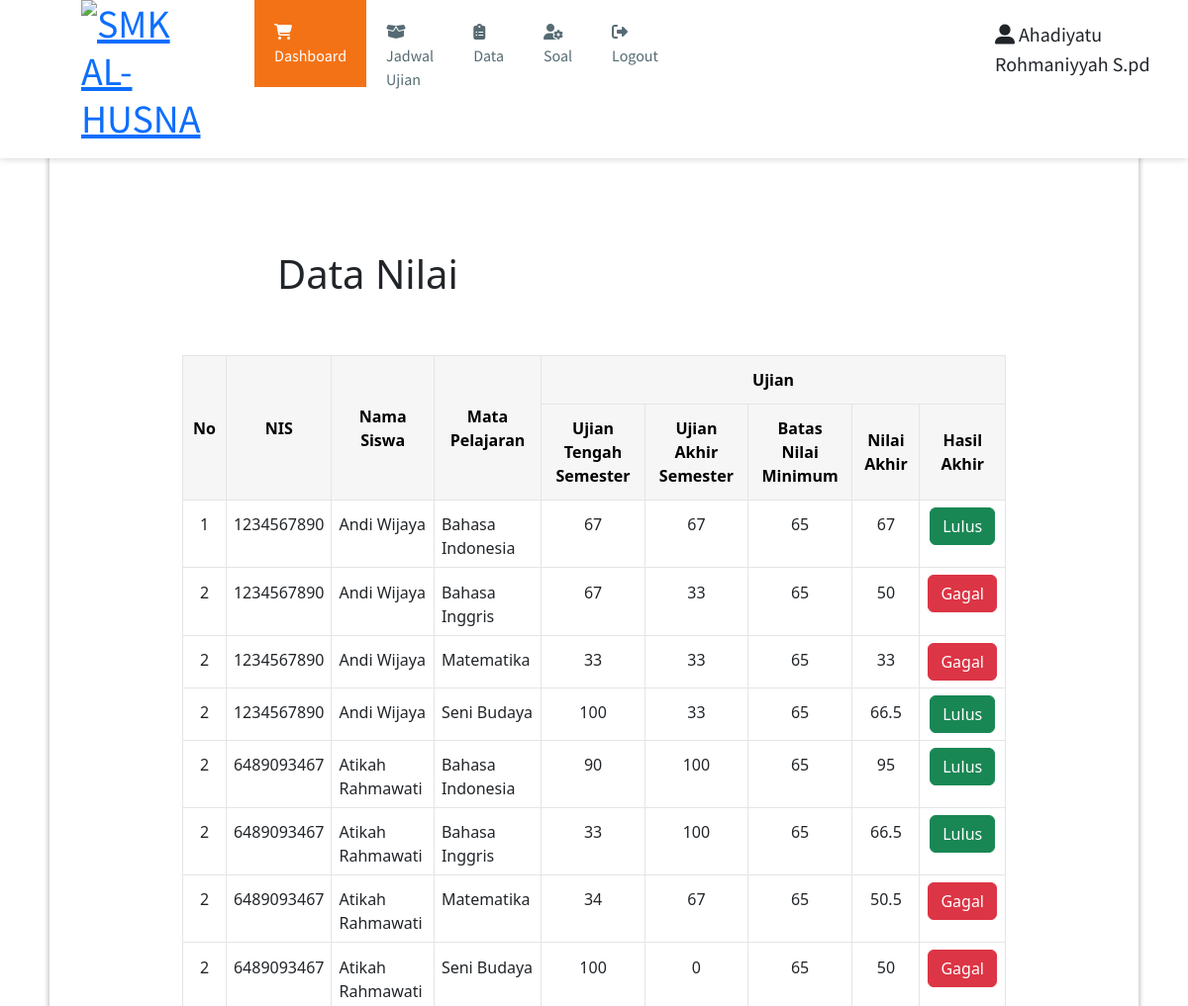
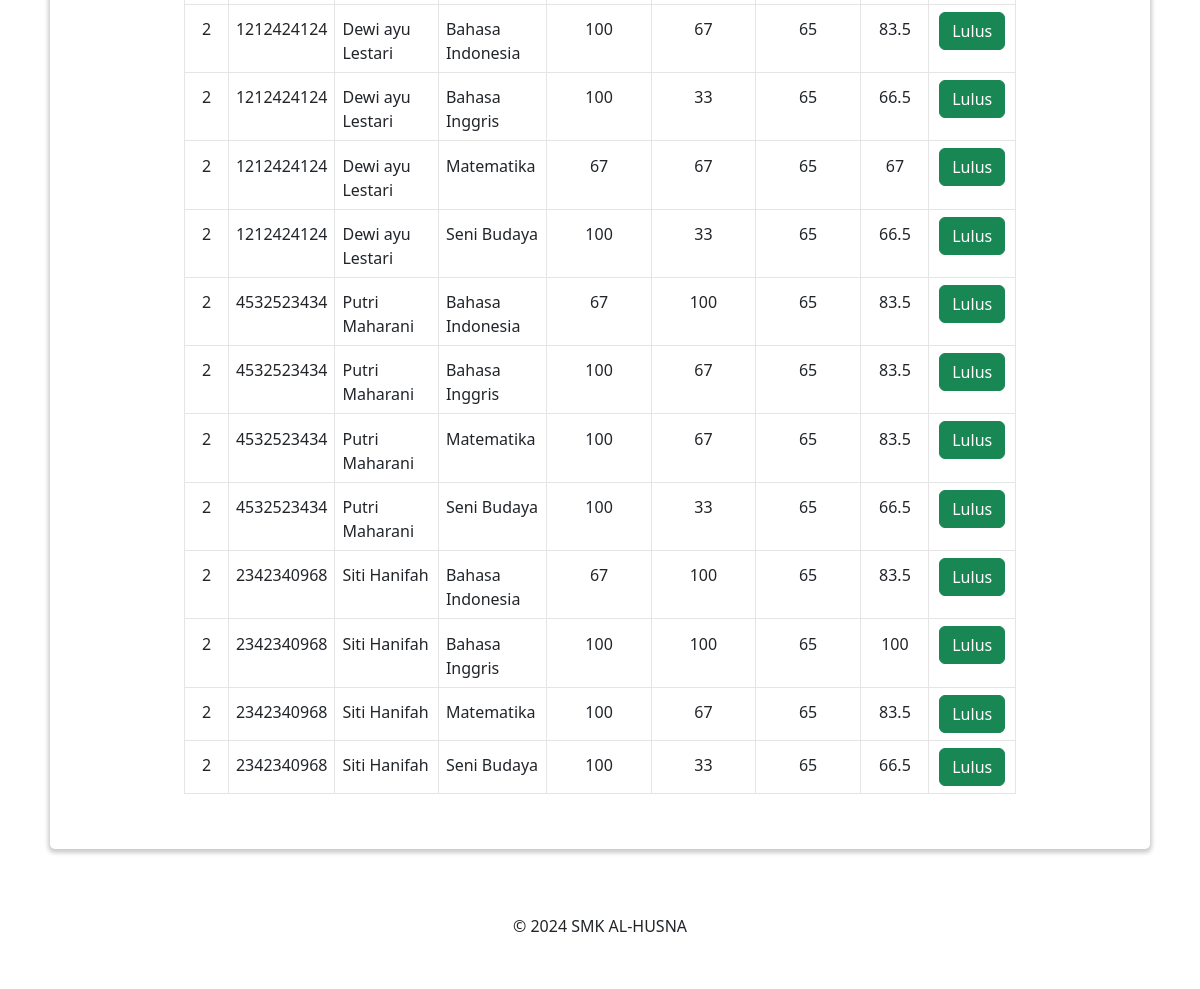
Page /dataNilai1.php (signed in) on the committed database (2 pictures, top to bottom).
### tables this page shows
CREATE TABLE `siswa` (
  `nis` varchar(10) NOT NULL,
  `siswa` varchar(30) NOT NULL,
  `tanggal_lahir` date NOT NULL,
  `alamat` varchar(30) NOT NULL,
  `kontak` varchar(13) NOT NULL,
  `id_kelas` varchar(10) NOT NULL,
  `id_user` varchar(10) NOT NULL
);

CREATE TABLE `mapel` (
  `id_mapel` varchar(20) NOT NULL,
  `mapel` varchar(30) NOT NULL,
  `id_guru` varchar(20) NOT NULL
);

CREATE TABLE `nilai` (
  `id_nilai` varchar(5) NOT NULL,
  `id_siswa` varchar(10) NOT NULL,
  `id_ujian` varchar(10) NOT NULL,
  `total_soal` int(11) NOT NULL,
  `jawaban_benar` int(11) NOT NULL,
  `nilai` int(11) NOT NULL
);

### dataNilai1.php (the view, shortened to what this page needs)
<?php include "header.php"; ?>
<main>
	<div>
		<?php include "headerdata.php"; ?>
		<div>
			<h1 style="margin-left: 200px; margin-top: 100px;">Data Nilai</h1>
		</div>
	</div>
	<div class="content-produk">
		<div style="height: 50px;"></div>
		<table class="table-produk">
			<tr>
				<th class="text-center align-middle" rowspan="2">No</th>
				<th class="text-center align-middle" rowspan="2">NIS</th>
				<th class="text-center align-middle" rowspan="2">Nama Siswa</th>
				<th class="text-center align-middle" rowspan="2">Mata Pelajaran</th>
				<th class="text-center align-middle" colspan="5">Ujian</th>
			</tr>
			<tr>
				<th class="text-center align-middle">Ujian Tengah Semester</th>
				<th class="text-center align-middle">Ujian Akhir Semester</th>
				<th class="text-center align-middle">Batas Nilai Minimum</th>
				<th class="text-center align-middle">Nilai Akhir</th>
				<th class="text-center align-middle">Hasil Akhir</th>
			</tr>
			<?php
			$ambildata = mysqli_query($mysqli, "SELECT * FROM siswa, nilai, ujian, mapel where nilai.id_siswa=siswa.nis and nilai.id_ujian=ujian.id_ujian and ujian.id_mapel=mapel.id_mapel group by siswa, mapel order by siswa asc;");
			$i = 1;
			while ($data = mysqli_fetch_array($ambildata)) {
			?>
				<tr>
					<td style="text-align: center;"><?= $i; ?></td>
					<td><?= $data["nis"]; ?></td>
					<td><?= $data["siswa"]; ?></td>
					<td><?= $data["mapel"]; ?></td>
					<?php
					$siswa = $data['nis'];
					$mapel = $data['id_mapel'];
					$ambilnilai = mysqli_query($mysqli, "SELECT * FROM nilai, ujian where nilai.id_ujian=ujian.id_ujian and nilai.id_siswa='$siswa' and ujian.id_mapel='$mapel';");
					$i = 1;
					$nilaiawal = 0;
					while ($nilai = mysqli_fetch_array($ambilnilai)) {
						$nilaiawal += $nilai['nilai'];
					?>
						<td class="text-center"><?= $nilai['nilai']; ?></td>
					<?php
					}
					$nilaiakhir = $nilaiawal / 2;
					?>
					<td class="text-center">65</td>
					<td class="text-center"><?= $nilaiakhir; ?></td>
					<?php
					if ($nilaiakhir < 65) {
					?>
						<td class="text-center"><i class="btn btn-danger">Gagal</i></td>
					<?php
					} else {
					?>
						<td class="text-center"><i class="btn btn-success">Lulus</i></td>
					<?php
					}
					?>
				</tr>
			<?php
				$i++;
			}
			?>
		</table>
	</div>
</main>
<?php include "footer.php"; ?>

### assets/styles/style.css (style rules this page uses)
body { font-family: 'Lato', sans-serif; color: #585858; background: #E7EFF2; }
main { background: white; box-shadow: 0 2px 4px 2px rgba(0, 0, 0, 0.2); border-radius: 5px; padding: 30px; margin: 85px 50px 30px; }
.table-produk, .table-laporan { margin: auto; margin-bottom: 25px; width: 100%; }
.table-produk td, .table-laporan td { border: 1.5px solid #E5E5E5; padding: 7px; }
.table-produk th, .table-laporan th { color: #000; background-color: #F6F6F6; border: 1.5px solid #E5E5E5; padding: 12px 10px; font-weight: 600; text-decoration: none; }
.content-produk, .content-laporan { width: 80%; margin: auto; }

### rows in the picture
siswa: i "1", nis "1234567890", siswa "Andi Wijaya", mapel.mapel "Bahasa Indonesia", nilaiakhir "67", shows "Lulus", i "2", mapel.mapel "Bahasa Inggris", nilaiakhir "50", mapel.mapel "Matematika", nilaiakhir "33", mapel.mapel "Seni Budaya", nilaiakhir "66.5"
nilai: nilai "67"
nilai: nilai "67"
nilai: nilai "67"
nilai: nilai "33"
nilai: nilai "33"
nilai: nilai "33"
nilai: nilai "100"
nilai: nilai "33"
siswa: i "2", nis "6489093467", siswa "Atikah Rahmawati", mapel.mapel "Bahasa Indonesia", nilaiakhir "95", shows "Lulus", mapel.mapel "Bahasa Inggris", nilaiakhir "66.5", mapel.mapel "Matematika", nilaiakhir "50.5", mapel.mapel "Seni Budaya", nilaiakhir "50"
nilai: nilai "90"
nilai: nilai "100"
nilai: nilai "33"
nilai: nilai "100"
nilai: nilai "34"
nilai: nilai "67"
nilai: nilai "100"
nilai: nilai "0"
siswa: i "2", nis "1212424124", siswa "Dewi ayu Lestari", mapel.mapel "Bahasa Indonesia", nilaiakhir "83.5", shows "Lulus", mapel.mapel "Bahasa Inggris", nilaiakhir "66.5", mapel.mapel "Matematika", nilaiakhir "67", mapel.mapel "Seni Budaya"
nilai: nilai "100"
nilai: nilai "67"
nilai: nilai "100"
nilai: nilai "33"
nilai: nilai "67"
nilai: nilai "67"
nilai: nilai "100"
nilai: nilai "33"
siswa: i "2", nis "4532523434", siswa "Putri Maharani", mapel.mapel "Bahasa Indonesia", nilaiakhir "83.5", shows "Lulus", mapel.mapel "Bahasa Inggris", mapel.mapel "Matematika", mapel.mapel "Seni Budaya", nilaiakhir "66.5"
nilai: nilai "67"
nilai: nilai "100"
nilai: nilai "100"
nilai: nilai "67"
nilai: nilai "100"
nilai: nilai "67"
nilai: nilai "100"
nilai: nilai "33"
siswa: i "2", nis "2342340968", siswa "Siti Hanifah", mapel.mapel "Bahasa Indonesia", nilaiakhir "83.5", shows "Lulus", mapel.mapel "Bahasa Inggris", nilaiakhir "100", mapel.mapel "Matematika", mapel.mapel "Seni Budaya", nilaiakhir "66.5"
nilai: nilai "67"
nilai: nilai "100"
nilai: nilai "100"
nilai: nilai "100"
nilai: nilai "100"
nilai: nilai "67"
nilai: nilai "100"
nilai: nilai "33"

### other values in the picture
$_SESSION['fullname'] "Ahadiyatu Rohmaniyyah S.pd"
